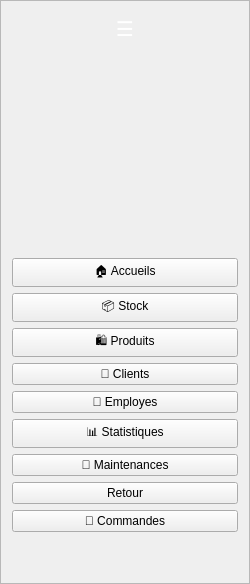
     <widget class="QFrame" name="sidebar">
      <property name="sizePolicy">
       <sizepolicy hsizetype="Fixed" vsizetype="Expanding">
        <horstretch>0</horstretch>
        <verstretch>0</verstretch>
       </sizepolicy>
      </property>
      <property name="minimumSize">
       <size>
        <width>250</width>
        <height>0</height>
       </size>
      </property>
      <property name="maximumSize">
       <size>
        <width>250</width>
        <height>16777215</height>
       </size>
      </property>
      <property name="frameShape">
       <enum>QFrame::Shape::StyledPanel</enum>
      </property>
      <property name="frameShadow">
       <enum>QFrame::Shadow::Raised</enum>
      </property>
      <layout class="QVBoxLayout" name="verticalLayout_4">
       <item>
        <widget class="QPushButton" name="btnToggleSidebar">
         <property name="cursor">
          <cursorShape>PointingHandCursor</cursorShape>
         </property>
         <property name="styleSheet">
          <string notr="true">
           background: transparent;
           color: white;
           font-size: 20px;
           border: none;
           padding: 5px;
          </string>
         </property>
         <property name="text">
          <string>☰</string>
         </property>
        </widget>
       </item>
       <item>
        <widget class="QLabel" name="label_logo">
         <property name="minimumSize">
          <size>
           <width>200</width>
           <height>200</height>
          </size>
         </property>
         <property name="maximumSize">
          <size>
           <width>200</width>
           <height>200</height>
          </size>
         </property>
         <property name="text">
          <string/>
         </property>
         <property name="pixmap">
          <pixmap resource="logo.qrc">:/WASTEGUARD (1).png</pixmap>
         </property>
         <property name="scaledContents">
          <bool>true</bool>
         </property>
         <property name="alignment">
          <set>Qt::AlignmentFlag::AlignCenter</set>
         </property>
        </widget>
       </item>
       <item>
        <widget class="QPushButton" name="btnAccueil">
         <property name="text">
          <string>🏠 Accueils</string>
         </property>
        </widget>
       </item>
       <item>
        <widget class="QPushButton" name="btnStock">
         <property name="text">
          <string>📦 Stock</string>
         </property>
        </widget>
       </item>
       <item>
        <widget class="QPushButton" name="btnProduits">
         <property name="text">
          <string>🛍️ Produits</string>
         </property>
        </widget>
       </item>
       <item>
        <widget class="QPushButton" name="btnClient">
         <property name="text">
          <string>👥 Clients</string>
         </property>
        </widget>
       </item>
       <item>
        <widget class="QPushButton" name="btnEmployes">
         <property name="text">
          <string>👷 Employes</string>
         </property>
        </widget>
       </item>
       <item>
        <widget class="QPushButton" name="btnStatistiques">
         <property name="visible">
          <bool>false</bool>
         </property>
         <property name="text">
          <string>📊 Statistiques</string>
         </property>
        </widget>
       </item>
       <item>
        <widget class="QPushButton" name="btnMaintenance">
         <property name="text">
          <string>🔧 Maintenances</string>
         </property>
        </widget>
       </item>
       <item>
        <widget class="QPushButton" name="btnRetour">
         <property name="visible">
          <bool>false</bool>
         </property>
         <property name="text">
          <string>Retour</string>
         </property>
        </widget>
       </item>
       <item>
        <widget class="QPushButton" name="btnCommandes">
         <property name="text">
          <string>📝 Commandes</string>
         </property>
        </widget>
       </item>
       <item>
        <spacer name="verticalSpacer">
         <property name="orientation">
          <enum>Qt::Orientation::Vertical</enum>
         </property>
         <property name="sizeType">
          <enum>QSizePolicy::Policy::Expanding</enum>
         </property>
         <property name="sizeHint" stdset="0">
          <size>
           <width>20</width>
           <height>40</height>
          </size>
         </property>
        </spacer>
       </item>
      </layout>
     </widget>
